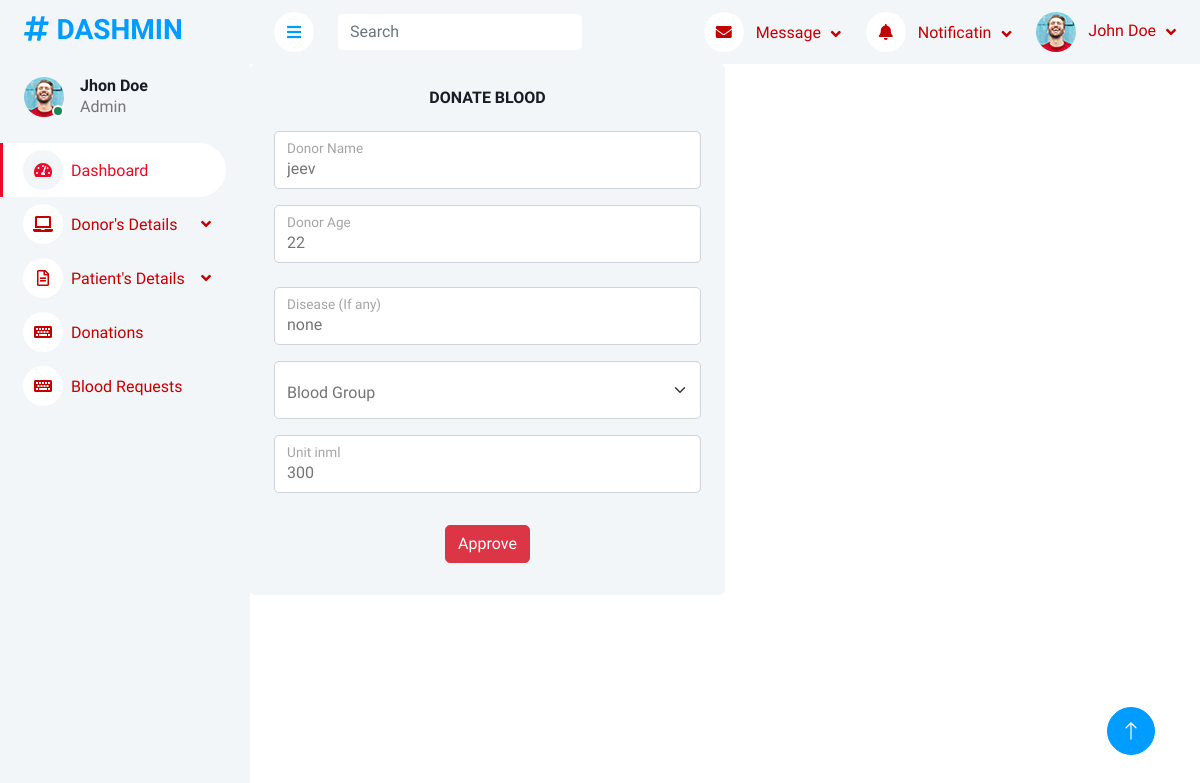
Page /backend/approverequest/12/ on the committed database.
### frontendd/models.py (models this page shows)
class donateblooddb(models.Model):
    donorname = models.CharField(max_length=100, null=True, blank=True)
    donorage = models.IntegerField(null=True, blank=True)
    disease = models.CharField(max_length=100, null=True, blank=True)
    bloodgroup = models.CharField(max_length=100, null=True, blank=True)
    unit = models.IntegerField(null=True, blank=True)

### backend/views.py (the view)
# urls.py: path('approverequest/<int:sid>/',views.approverequest,name="approverequest"),
def approverequest(request,sid):
    data = donateblooddb.objects.get(id=sid)
    return render(request,"Approverequest.html",{'data':data})

### backend/templates/Approverequest.html (shortened to what this page needs)
<!DOCTYPE html>
{% extends 'index.html' %}
{% block content %}
<html lang="en">
<head>
</head>
<body>
<div class="col-sm-12 col-xl-6" style="text-align: center;">
                        <div class="bg-light rounded h-100 p-4">
                            <h6 class="mb-4"> DONATE BLOOD</h6>
                           <div class="form-floating mb-3">
                            <input type="text" class="form-control" id="floatingText" placeholder="jhondoe" name="dname" value="{{data.donorname}}">
                            <label for="floatingText">Donor Name</label>
                        </div>
                         <div class="form-floating mb-4">
                            <input type="number" class="form-control" id="floatingPassword" placeholder="Age" name="dage" value="{{data.donorage}}">
                            <label for="floatingPassword"> Donor Age</label>
                         </div>
                            <div class="form-floating mb-3">
                            <input type="text" class="form-control" id="floatingText" placeholder="jhondoe" name="ddis" value="{{data.disease}}">
                            <label for="floatingText">Disease (If any)</label>
                        </div>
                             <div class="form-floating mb-3">
                                <select class="form-select" id="floatingSelect" aria-label="Floating label select example" name="dblood" style="padding-top: 15px;"  value="{{data.bloodgroup}}">
                                    <option selected="">Blood Group</option>
                                </select>
                        </div>
                            <div class="form-floating mb-4">
                            <input type="number" class="form-control" id="floatingPassword" placeholder="Age" name="dunit" value="{{data.unit}}">
                            <label for="floatingPassword"> Unit inml</label>
                         </div>
                            <div style="text-align: center;">
                                <button type="submit" class="btn btn-danger m-2">Approve</button>
</body>
</html>
{% endblock %}

### backend/static/css/style.css (style rules this page uses)
:root { --primary: #eb0a2b; --light: #F3F6F9; --dark: #c20101; }
.btn { transition: .5s; }

### rows in the picture
donateblooddb: dname "jeev", dage "22", ddis "none", dblood "Blood Group", dunit "300"
